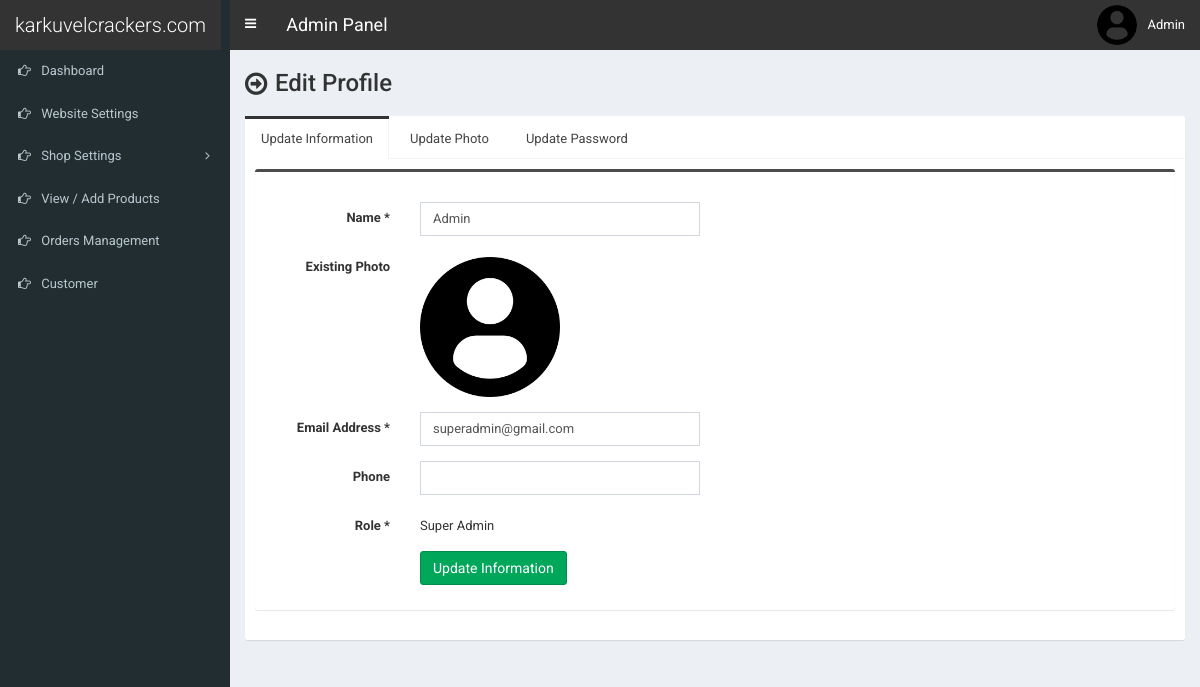
Page /admin/profile-edit.php (signed in) on the committed database.
### tables this page shows
CREATE TABLE `tbl_user` (
  `id` int(10) NOT NULL,
  `full_name` varchar(100) NOT NULL,
  `email` varchar(255) NOT NULL,
  `phone` varchar(100) NOT NULL,
  `password` varchar(255) NOT NULL,
  `photo` varchar(255) NOT NULL,
  `role` varchar(30) NOT NULL,
  `status` varchar(10) NOT NULL
);

### admin/profile-edit.php (the view, shortened to what this page needs)
<?php require_once('header.php'); ?>
<section class="content-header">
	<div class="content-header-left">
		<h1>Edit Profile</h1>
	</div>
</section>
<?php
$statement = $pdo->prepare("SELECT * FROM tbl_user WHERE id=?");
$statement->execute(array($_SESSION['user']['id']));
$statement->rowCount();
$result = $statement->fetchAll(PDO::FETCH_ASSOC);
foreach ($result as $row) {
	$full_name = $row['full_name'];
	$email     = $row['email'];
	$phone     = $row['phone'];
	$photo     = $row['photo'];
	$role      = $row['role'];
}
?>
<section class="content">
	<div class="row">
		<div class="col-md-12">
				<div class="nav-tabs-custom">
					<ul class="nav nav-tabs">
						<li class="active"><a href="#tab_1" data-toggle="tab">Update Information</a></li>
						<li><a href="#tab_2" data-toggle="tab">Update Photo</a></li>
						<li><a href="#tab_3" data-toggle="tab">Update Password</a></li>
					</ul>
					<div class="tab-content">
          				<div class="tab-pane active" id="tab_1">
							<form class="form-horizontal" action="" method="post">
							<div class="box box-info">
								<div class="box-body">
									<div class="form-group">
										<label for="" class="col-sm-2 control-label">Name <span>*</span></label>
										<?php
										if($_SESSION['user']['role'] == 'Super Admin') {
											?>
												<div class="col-sm-4">
													<input type="text" class="form-control" name="full_name" value="<?php echo $full_name; ?>">
												</div>
											<?php
										} else {
											?>
												<div class="col-sm-4" style="padding-top:7px;">
													<?php echo $full_name; ?>
												</div>
											<?php
										}
										?>
									</div>
									<div class="form-group">
							            <label for="" class="col-sm-2 control-label">Existing Photo</label>
							            <div class="col-sm-6" style="padding-top:6px;">
							                <img src="../assets/uploads/<?php echo $photo; ?>" class="existing-photo" width="140">
							            </div>
							        </div>
									<div class="form-group">
										<label for="" class="col-sm-2 control-label">Email Address <span>*</span></label>
										<?php
										if($_SESSION['user']['role'] == 'Super Admin') {
											?>
												<div class="col-sm-4">
													<input type="email" class="form-control" name="email" value="<?php echo $email; ?>">
												</div>
											<?php
										} else {
											?>
											<div class="col-sm-4" style="padding-top:7px;">
												<?php echo $email; ?>
											</div>
											<?php
										}
										?>
									</div>
									<div class="form-group">
										<label for="" class="col-sm-2 control-label">Phone </label>
										<div class="col-sm-4">
											<input type="text" class="form-control" name="phone" value="<?php echo $phone; ?>">
										</div>
									</div>
									<div class="form-group">
										<label for="" class="col-sm-2 control-label">Role <span>*</span></label>
										<div class="col-sm-4" style="padding-top:7px;">
											<?php echo $role; ?>
										</div>
									</div>
									<div class="form-group">
										<label for="" class="col-sm-2 control-label"></label>
										<div class="col-sm-6">
											<button type="submit" class="btn btn-success pull-left" name="form1">Update Information</button>
										</div>
									</div>
								</div>
							</div>
							</form>
          				</div>
          			</div>
				</div>
		</div>
	</div>
</section>
<?php require_once('footer.php'); ?>

### admin/style.css (style rules this page uses)
body { font-size: 13px; font-family: 'Roboto', sans-serif; }
.content-header>h1, .content-header .content-header-left h1 { font-family: 'Roboto', sans-serif; }
.box-info { padding-top: 20px; }
.content-header { overflow: hidden; }
.content-header .content-header-left { float: left; padding-top: 5px; }
.content-header .content-header-left h1 { margin-top: 0; margin-bottom: 0; padding-left: 30px; padding-bottom: 5px; font-size: 24px; position: relative; }
.content-header .content-header-left h1:before { position: absolute; top: 0; left: 0; font-family: 'FontAwesome', sans-serif; font-size: 26px; content: '\f18e'; }
img.existing-photo { max-width: 500px; }
.nav-tabs-custom>.nav-tabs>li.active { border-top-color: #333333; }
.box.box-info { border-top-color: #4c4c4c; }
input, textarea, select { font-size: 13px!important; }

### rows in the picture
tbl_user: full_name "Admin", photo (picture), email "superadmin@gmail.com", role "Super Admin"

### other values in the picture
$_SESSION['user']['full_name'] "Admin"
